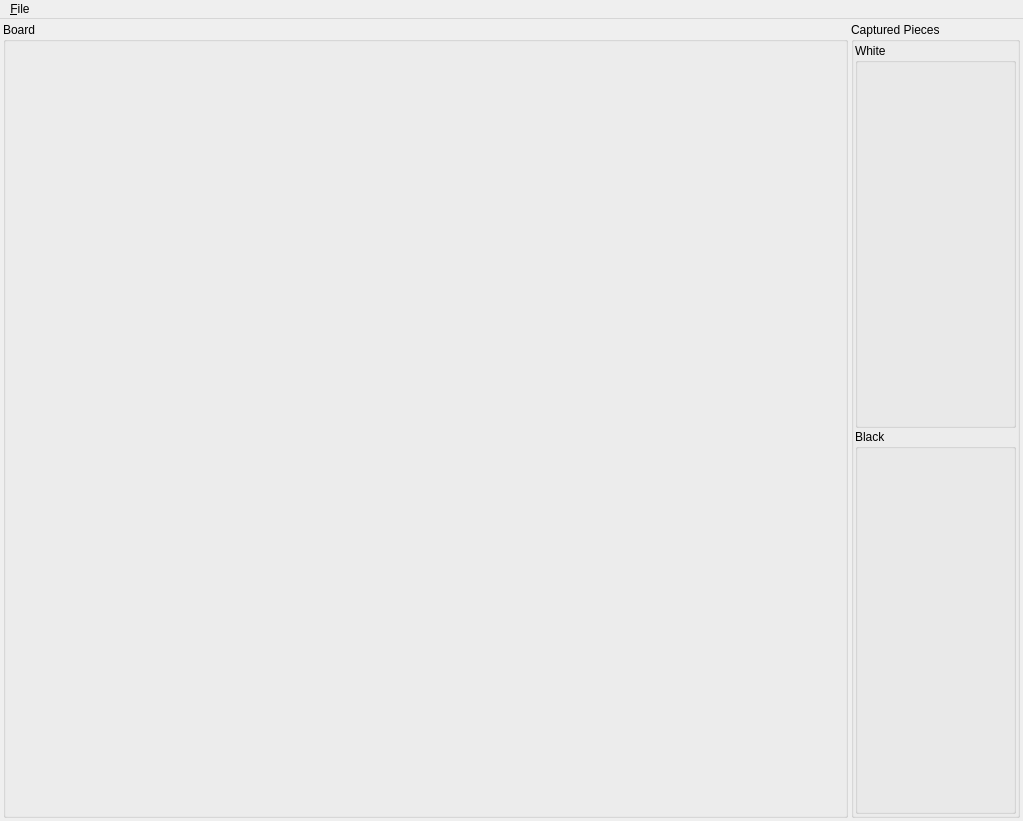
<?xml version="1.0" encoding="UTF-8"?>
<ui version="4.0">
 <class>Chess</class>
 <widget class="QMainWindow" name="Chess">
  <property name="geometry">
   <rect>
    <x>0</x>
    <y>0</y>
    <width>1023</width>
    <height>821</height>
   </rect>
  </property>
  <property name="windowTitle">
   <string>Chess</string>
  </property>
  <widget class="QWidget" name="_gameArea">
   <layout class="QHBoxLayout" name="horizontalLayout" stretch="20,4">
    <property name="spacing">
     <number>3</number>
    </property>
    <property name="leftMargin">
     <number>3</number>
    </property>
    <property name="topMargin">
     <number>3</number>
    </property>
    <property name="rightMargin">
     <number>3</number>
    </property>
    <property name="bottomMargin">
     <number>3</number>
    </property>
    <item>
     <widget class="QGroupBox" name="_boardArea">
      <property name="title">
       <string>Board</string>
      </property>
      <layout class="QVBoxLayout" name="verticalLayout_4">
       <item>
        <widget class="Board" name="_theGameBoard" native="true"/>
       </item>
      </layout>
     </widget>
    </item>
    <item>
     <widget class="QGroupBox" name="_capturedPiecesArea">
      <property name="title">
       <string>Captured Pieces</string>
      </property>
      <layout class="QVBoxLayout" name="verticalLayout_3">
       <property name="spacing">
        <number>1</number>
       </property>
       <property name="leftMargin">
        <number>1</number>
       </property>
       <property name="topMargin">
        <number>1</number>
       </property>
       <property name="rightMargin">
        <number>1</number>
       </property>
       <property name="bottomMargin">
        <number>1</number>
       </property>
       <item>
        <widget class="QGroupBox" name="_whitePiecesArea">
         <property name="title">
          <string>White</string>
         </property>
         <layout class="QVBoxLayout" name="verticalLayout"/>
        </widget>
       </item>
       <item>
        <widget class="QGroupBox" name="_blackPiecesArea">
         <property name="title">
          <string>Black</string>
         </property>
         <layout class="QVBoxLayout" name="verticalLayout_2"/>
        </widget>
       </item>
      </layout>
     </widget>
    </item>
   </layout>
  </widget>
  <widget class="QMenuBar" name="menuBar">
   <property name="geometry">
    <rect>
     <x>0</x>
     <y>0</y>
     <width>1023</width>
     <height>27</height>
    </rect>
   </property>
   <widget class="QMenu" name="menu_File">
    <property name="title">
     <string>&amp;File</string>
    </property>
    <addaction name="action_New_Game"/>
    <addaction name="separator"/>
    <addaction name="actionE_xit"/>
   </widget>
   <addaction name="menu_File"/>
  </widget>
  <action name="action_New_Game">
   <property name="text">
    <string>&amp;New Game</string>
   </property>
  </action>
  <action name="actionE_xit">
   <property name="text">
    <string>E&amp;xit</string>
   </property>
  </action>
 </widget>
 <layoutdefault spacing="6" margin="11"/>
 <customwidgets>
  <customwidget>
   <class>Board</class>
   <extends>QWidget</extends>
   <header>../../Source/Board.h</header>
   <container>1</container>
  </customwidget>
 </customwidgets>
 <resources/>
 <connections/>
</ui>
